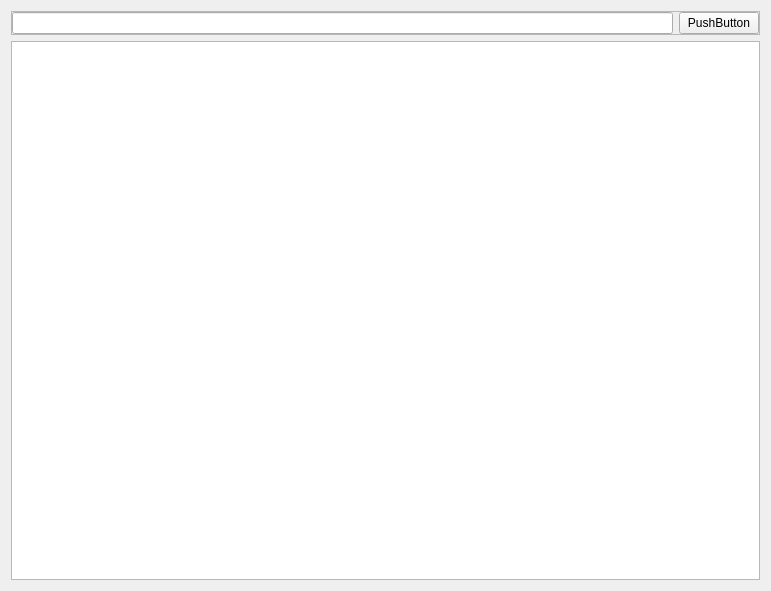
<?xml version="1.0" encoding="UTF-8"?>
<ui version="4.0">
 <class>Widget</class>
 <widget class="QWidget" name="Widget">
  <property name="geometry">
   <rect>
    <x>0</x>
    <y>0</y>
    <width>771</width>
    <height>591</height>
   </rect>
  </property>
  <property name="windowTitle">
   <string>Widget</string>
  </property>
  <layout class="QVBoxLayout" name="verticalLayout">
   <item>
    <widget class="QFrame" name="frame">
     <property name="frameShape">
      <enum>QFrame::StyledPanel</enum>
     </property>
     <property name="frameShadow">
      <enum>QFrame::Raised</enum>
     </property>
     <layout class="QHBoxLayout" name="horizontalLayout">
      <property name="leftMargin">
       <number>0</number>
      </property>
      <property name="topMargin">
       <number>0</number>
      </property>
      <property name="rightMargin">
       <number>0</number>
      </property>
      <property name="bottomMargin">
       <number>0</number>
      </property>
      <item>
       <widget class="QLineEdit" name="lineEdit"/>
      </item>
      <item>
       <widget class="QPushButton" name="pushButton">
        <property name="text">
         <string>PushButton</string>
        </property>
       </widget>
      </item>
     </layout>
    </widget>
   </item>
   <item>
    <widget class="QTableView" name="tableView"/>
   </item>
  </layout>
 </widget>
 <layoutdefault spacing="6" margin="11"/>
 <resources/>
 <connections/>
</ui>
